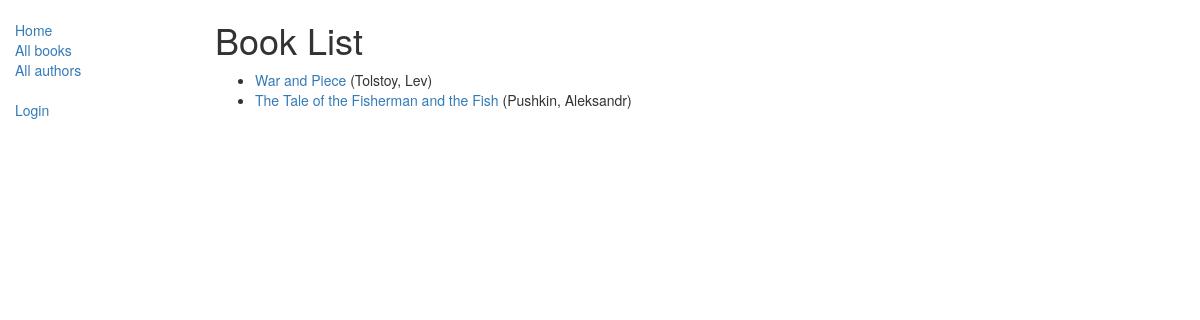
Page /catalog/books/ on the earlier database version.
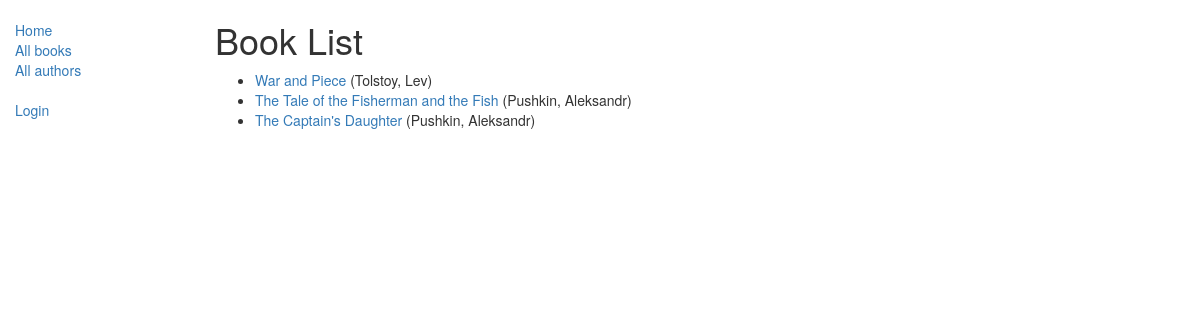
Same page on the later database version.
### catalog/models.py (models this page shows, shortened)
class Book(models.Model):
    title = models.CharField(max_length=200)
    author = models.ForeignKey('Author', on_delete=models.RESTRICT, null=True)
    summary = models.TextField(max_length=1000, help_text="Enter a brief description of the book")
    isbn = models.CharField('ISBN', max_length=13, unique=True,
                            help_text='13 Character <a href="https://www.isbn-international.org/content/what-isbn'
                                      '">ISBN number</a>')
    genre = models.ManyToManyField(Genre, help_text="Select a genre for this book")
    language = models.ForeignKey(
        'Language', on_delete=models.SET_NULL, null=True)
    def get_absolute_url(self):
        return reverse('book-detail', args=[str(self.id)])
    def display_genre(self):
        return ', '.join([genre.name for genre in self.genre.all()[:3]])
    display_genre.short_description = 'Genre'

class Author(models.Model):
    first_name = models.CharField(max_length=100)
    last_name = models.CharField(max_length=100)
    date_of_birth = models.DateField(null=True, blank=True)
    date_of_death = models.DateField('Died', null=True, blank=True)
    class Meta:
        ordering = ['last_name', 'first_name']
    def __str__(self):
        return f'{self.last_name}, {self.first_name}'

### catalog/views.py (the view)
# urls.py: path('books/', views.BookListView.as_view(), name='books'),
class BookListView(generic.ListView):
    model = Book
    paginate_by = 10

### catalog/templates/catalog/book_list.html
{% extends "base_generic.html" %}
{% block content %}
  <h1>Book List</h1>
  {% if book_list %}
    <ul>
      {% for book in book_list %}
      <li>
        <a href="{{ book.get_absolute_url }}">{{ book.title }}</a>
        ({{book.author}})
      </li>
      {% endfor %}
    </ul>
  {% else %}
    <p>There are no books in the library.</p>
  {% endif %}
{% endblock %}

Differences in the rows shown:
added Book: title "The Captain's Daughter", author "Pushkin, Aleksandr"
